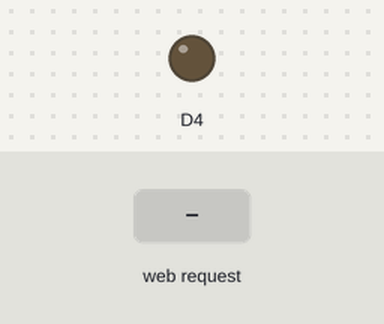
This sketch was run on a simulated ESP8266 (NodeMCU). Parts: output pins drawn as LEDs (lit = HIGH). The inputs (shaded band) are chosen by the test bench. WiFi joins after 1.5 s; servers stay silent unless stated; uploads are accepted with an empty reply; what the sketch prints to the serial monitor is not drawn.

Above: at 2.7 s.
2.8 s: HTTP request GET /off received
At 3.6 s:
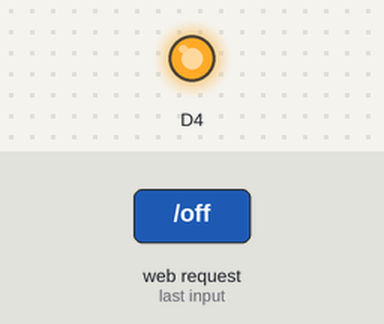
4.3 s: HTTP request GET /on received
At 4.7 s:
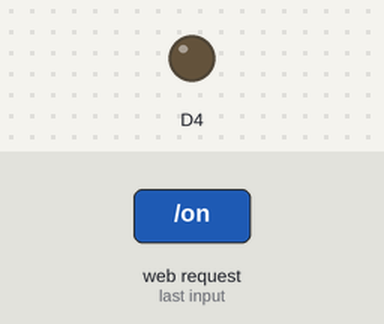
Timing chart, 0 to 7.3 s (numbered marks = the images above; inputs shaded):
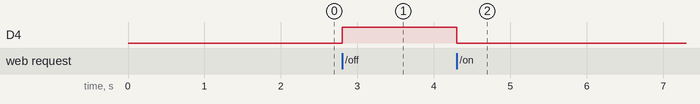

The sketch:

Light_Switch_Log.ino
```cpp
//ESP 8266
//NODE J6
#include <ESP8266WiFi.h>
#include <ESP8266WebServer.h>
#include <WiFiClientSecure.h>

static const char ssid[] = "SSRAC";
static const char pass[] = "password";
static const char host[] = "docs.google.com";

//standard hdd port for info
ESP8266WebServer server(80);
WiFiClientSecure client;


//---------------------
//usingmy link
void pushData(unsigned int status) {
  client.setInsecure();
  Serial.println("Connecting to Google Docs...");
   if (client.connect(host, 443) == false)  //443 is secure ssl port
  {
    Serial.println("---CONNECTION FAILED---");
  }
  else
  {
    client.print(String("GET /forms/d/e/1FAIpQLSeGrvdZ3Yg2xKyprN0iCt0NqfPy_mubjEqqMO3qQT8eHtDdCQ/formResponse?entry.1209698214=DATA-RECEIVED&entry.1260539806=") +
                        String(status) +
                        " HTTP/1.1\r\n" +
                        "Host: " +
                        host + "\r\n" +
                        "Connection: close\r\n\r\n");
    Serial.println("---REQUEST SENT---");
    String line = client.readStringUntil('\n');
    Serial.println(line);
  }
}

//----------------

String content() {
  String http = "<html>";
  http += "<title> IoT WebServer </title>";
  http += "<h1> ON - OFF SWITCH </h1>";
  http += "<a href= \"/on\"><button>ON</button></a>";
  http += "<a href= \"/off\"><button>OFF</button></a>";
  if (digitalRead(D4) == LOW)
    http += "<div><font color=green> LED ON</font></div>";
  else
    http += "<div><font color=red> LED OFF</font></div>";
  http += "</html>";


  return http;
}

void handlerRoot() {
  // 200 = ok, format, content
  //reply
  server.send(200, "text/html", content());
}

void handlerOn() {
  digitalWrite(D4, LOW);
  server.send(200, "text/html", content());
  pushData(1);
}

void handlerOff() {
  digitalWrite(D4, HIGH);
  server.send(200, "text/html", content());
   pushData(0);
}

void setup() {
  Serial.begin(115200);
  pinMode(D4, OUTPUT);

  //initialise wifi cinnection
  WiFi.begin(ssid, pass);
  Serial.print("Connecting");

  //checking if connected
  while (WiFi.status() != WL_CONNECTED) {
    Serial.print(".");
    delay(100);
  }

  //printing ip address
  Serial.println("");
  Serial.print("Connected to IP Address: ");
  Serial.println(WiFi.localIP());

  //when request comes in on root dir
  server.on("/", handlerRoot);
  server.on("/on", handlerOn);
  server.on("/off", handlerOff);
  server.begin();
}


void loop()
{
  server.handleClient();

}
```

Measured:
- after the input at 2.8 s, D4: LOW → HIGH at once
- after the input at 4.3 s, D4: HIGH → LOW at once
